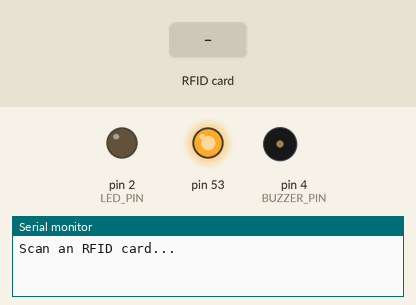
Recording of a sketch running on a simulated Arduino Mega 2560, built with avr-gcc and run on an emulated ATmega2560. Shown: output pins drawn as LEDs (lit = HIGH), buzzer (waves = sounding, pin HIGH), the last lines printed to the serial monitor. Inputs (shaded band) come from the test bench.

Above: at 1.2 s.
1.3 s: RFID card A1 B2 C3 D4 held to the reader
At 2.5 s:
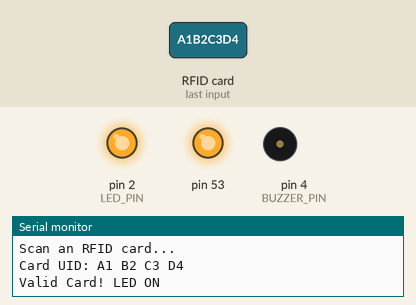
2.8 s: RFID card 5E 7A 19 C4 held to the reader
At 3.2 s:
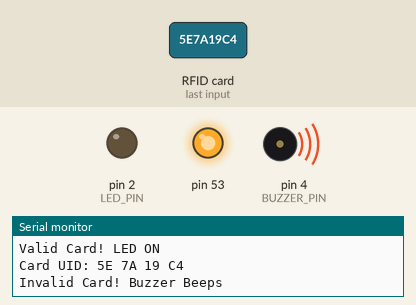
Timing chart, 0 to 5.8 s (numbered marks = the images above; inputs shaded):
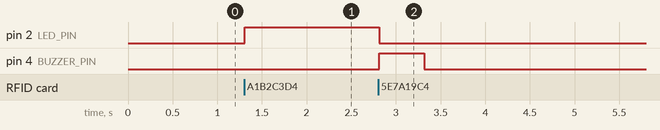

Measured:
- after the input at 1.3 s, pin 2 (LED_PIN): LOW → HIGH at once
- after the input at 2.8 s, pin 2 (LED_PIN): HIGH → LOW at once; pin 4 (BUZZER_PIN): LOW → HIGH at once, → LOW 0.50 s later

The sketch:

27_RC522_RFID_LedON_Ledoff.ino
```cpp
#include <SPI.h>
#include <MFRC522.h>

#define SS_PIN 5
#define RST_PIN 22
#define LED_PIN 2
#define BUZZER_PIN 4

MFRC522 mfrc522(SS_PIN, RST_PIN);

byte validUID[] = { 0xA1, 0xB2, 0xC3, 0xD4 };

void setup() {
  Serial.begin(115200);
  SPI.begin();
  mfrc522.PCD_Init();
  pinMode(LED_PIN, OUTPUT);
  pinMode(BUZZER_PIN, OUTPUT);
  digitalWrite(LED_PIN, LOW);
  digitalWrite(BUZZER_PIN, LOW);
  Serial.println("Scan an RFID card...");
}

void loop() {

  if (!mfrc522.PICC_IsNewCardPresent()) {
    return;
  }
  if (!mfrc522.PICC_ReadCardSerial()) {
    return;
  }
  Serial.print("Card UID: ");
  bool validCard = true;
  for (byte i = 0; i < mfrc522.uid.size; i++) {
    Serial.print(mfrc522.uid.uidByte[i] < 0x10 ? "0" : "");
    Serial.print(mfrc522.uid.uidByte[i], HEX);
    Serial.print(" ");
    if (mfrc522.uid.uidByte[i] != validUID[i]) {
      validCard = false;
    }
  }
  Serial.println();

  if (validCard) {
    Serial.println("Valid Card! LED ON");
    digitalWrite(LED_PIN, HIGH);
    digitalWrite(BUZZER_PIN, LOW);
  } else {
    Serial.println("Invalid Card! Buzzer Beeps");
    digitalWrite(LED_PIN, LOW);
    digitalWrite(BUZZER_PIN, HIGH);
    delay(500);
    digitalWrite(BUZZER_PIN, LOW);
  }
  mfrc522.PICC_HaltA();
  mfrc522.PCD_StopCrypto1();
}
```
